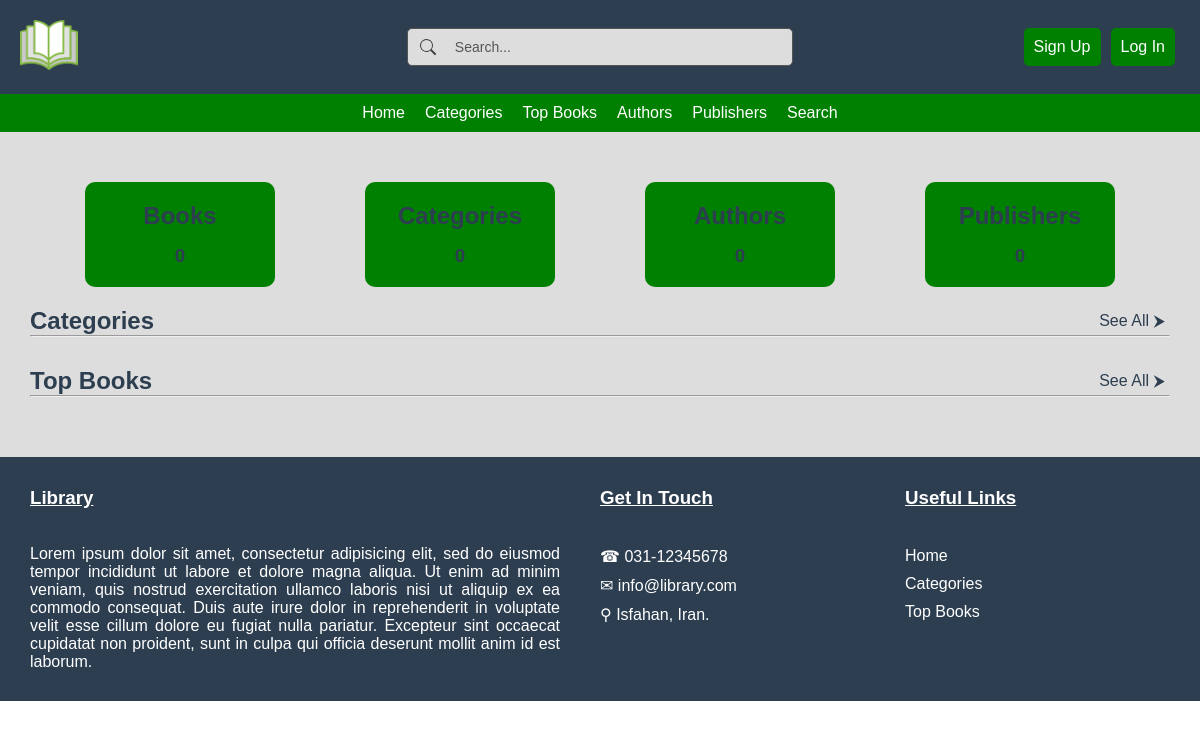
The app's page /, older data.
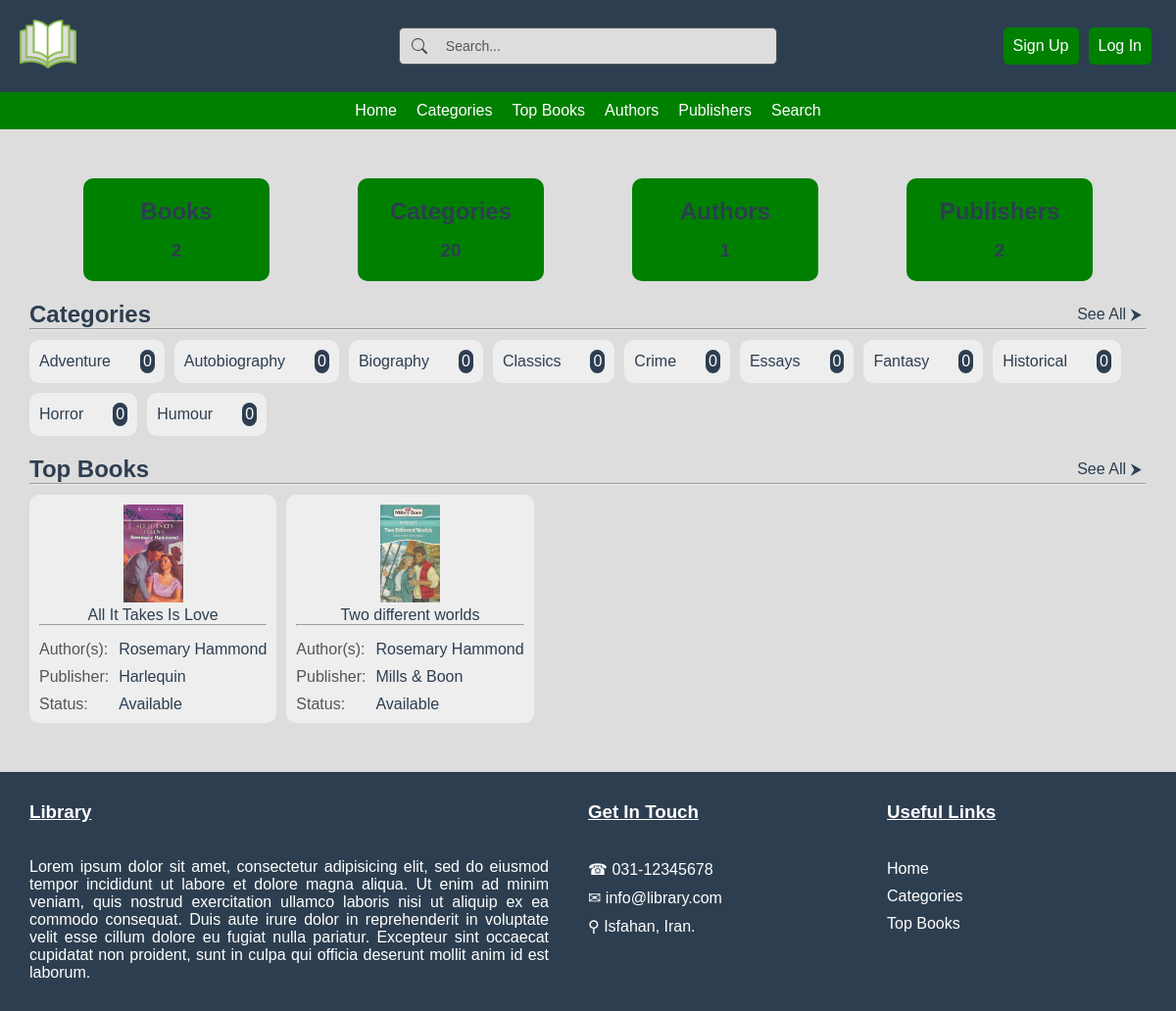
The same page, newer data.
### core/models.py (models this page shows, shortened)
class Category(models.Model):
    name = models.CharField(max_length=30, verbose_name="Name")
    description = models.TextField(
        verbose_name="Description", null=True, blank=True)
    @property
    def num_books(self):
        return self.books.count()
    class Meta:
        verbose_name_plural = "Categories"

class Book(models.Model):
    title = models.CharField(max_length=400)
    authors = models.ManyToManyField(
        Person, related_name="written_books", verbose_name="Authors")
    translators = models.ManyToManyField(
        Person, related_name="translated_books", verbose_name="Translators", blank=True)
    publisher = models.ForeignKey(
        Publisher, related_name="books", verbose_name="Publisher", on_delete=models.CASCADE)
    categories = models.ManyToManyField(
        Category, related_name="books", verbose_name="Categories")
    year = models.IntegerField(verbose_name="Year Published")
    isbn10 = models.CharField(verbose_name="ISBN10",
                              max_length=10, null=True, blank=True, unique=True)
    isbn13 = models.CharField(verbose_name="ISBN13",
                              max_length=13, null=True, blank=True, unique=True)
    num_pages = models.IntegerField(
        verbose_name="Number of Pages", null=True, blank=True)
    description = models.TextField(
        verbose_name="Description", null=True, blank=True)
    edition = models.IntegerField(
        verbose_name="Edition", null=True, blank=True)
    image = models.ImageField(
        upload_to="images/books/", null=True, blank=True)
    @property
    def authors_names(self):
        return ', '.join(a.full_name for a in self.authors.all())

class Person(models.Model):
    first_name = models.CharField(max_length=50, verbose_name="First Name")
    last_name = models.CharField(max_length=50, verbose_name="Last Name")
    description = models.TextField(
        verbose_name="Description", null=True, blank=True)
    image = models.ImageField(
        upload_to="images/people/", null=True, blank=True)
    @property
    def full_name(self):
        return f"{self.first_name} {self.last_name}"
    class Meta:
        verbose_name_plural = "People"

class Publisher(models.Model):
    name = models.CharField(max_length=50, verbose_name="Name")
    description = models.TextField(
        verbose_name="Description", null=True, blank=True)
    image = models.ImageField(
        upload_to="images/publishers/", null=True, blank=True)

### core/views.py (the view)
# urls.py: path('', views.home, name="home"),
def home(request):
    categories = Category.objects.all().order_by('name')[:10]
    books = Book.objects.all()[:10]
    num_categories = Category.objects.all().count()
    num_books = Book.objects.all().count()
    num_authors = Person.objects.all().count()
    num_publishers = Publisher.objects.all().count()
    context = {
        'stat': {
            'categories': num_categories,
            'books': num_books,
            'authors': num_authors,
            'publishers': num_publishers
        },
        'categories': categories,
        'books': books
    }
    return render(request, 'core/home.html', context)

### core/templates/core/home.html (shortened to what this page needs)
{% extends "core/base.html" %}
{% load static %}
{% block content %}
<main>
	<div class="home-stat-section">
		<div class="card">
			<h2>Books</h2>
			<h3>{{ stat.books }}</h3>
		</div>
		<div class="card">
			<h2>Categories</h2>
			<h3>{{ stat.categories }}</h3>
		</div>
		<div class="card">
			<h2>Authors</h2>
			<h3>{{ stat.authors }}</h3>
		</div>
		<div class="card">
			<h2>Publishers</h2>
			<h3>{{ stat.publishers }}</h3>
		</div>
	</div>
	<div class="home-section">
		<div class="home-section-title">
			<h2>Categories</h2>
			<a href="#">See All</a>
		</div>
		<hr>
		<div class="home-section-content">
			{% for category in categories %}
			<a href="#">
				<div class="card category">
					<p>{{ category.name }}</p>
					<p class="count">{{ category.num_books }}</p>
				</div>
			</a>
			{% endfor %}
		</div>
	</div>
	<div class="home-section">
		<div class="home-section-title">
			<h2>Top Books</h2>
			<a href="#">See All</a>
		</div>
		<hr>
		<div class="home-section-content">
			{% for book in books %}
				<div class="card book">
					<a href="{% url "book" book.id %}">
					<img src="{{ book.image.url }}" alt="Book" height="100px" width="auto">
					<p>{{ book.title }}</p>
					</a>
					<hr>
					<div class="book-detail">
						<span class="book-detail-title">Author(s):</span>
						<a href="#"><span class="book-detail-value">{{ book.authors_names }}</span></a>
						<span class="book-detail-title">Publisher:</span>
						<a href="#"><span class="book-detail-value">{{ book.publisher.name }}</span></a>
						<span class="book-detail-title">Status:</span>
						<span class="book-detail-value">Available</span>
					</div>
				</div>
			{% endfor %}
		</div>
	</div>
</main>
{% endblock content %}

### core/templates/core/base.html (shortened to what this page needs)
<!DOCTYPE html>
<html lang="en">
    {% load static %}
    <head>
        <link rel="stylesheet" href="{% static "core/css/style.css" %}">
        <link rel="stylesheet" href="{% static "core/css/book.css" %}">
    </head>
    <body>
        <header class="header">
            <div class="header-bar">
                <a href="{% url "home" %}">
                    <img src="{% static "core/img/logo.png" %}" alt="LOGO" height="50px" width="auto">
                </a>
                <form action="." method="post">
                    <button type="submit">Search</button>
                    <input type="search" name="q" placeholder="Search..." />
                </form>
                <div class="account-btn-area">
                    {% if not request.user.is_authenticated %}
                        <a href="#">Sign Up</a>
                        <a href="#">Log In</a>
                    {% else %}
                        <a href="#">Log Out</a>
                        <a href="#">Dashboard</a>
                    {% endif %}
                </div>
            </div>
            <nav class="navbar">
                <a href="/">Home</a>
                <a href="#">Categories</a>
                <a href="#">Top Books</a>
                <a href="#">Authors</a>
                <a href="#">Publishers</a>
                <a href="#">Search</a>
            </nav>
        </header>
        {% block content %}
        {% endblock content %}
        <footer class="footer">
            <div class="footer-about">
                <h3>Library</h3>
                <br />
                <br />
                <p>{% lorem 1 b %}</p>
            </div>
            <div class="footer-contact">
                <h3>Get In Touch</h3>
                <br />
                <a href="#">☎ 031-12345678</a>
                <a href="#">✉ info@library.com</a>
                <a href="#">⚲ Isfahan, Iran.</a>
            </div>
            <div class="footer-links">
                <h3>Useful Links</h3>
                <br />
                <a href="#">Home</a>
                <a href="#">Categories</a>
                <a href="#">Top Books</a>
            </div>
        </footer>
    </body>
</html>

### core/static/core/css/style.css (style rules this page uses)
* { margin: 0; padding: 0; font-family: Verdana, Geneva, Tahoma, sans-serif; }
a:where(:link, :visited) { text-decoration: none; }
.header { background-color: #2D3E50; }
.header-bar { display: grid; align-items: center; grid-template-columns: 3fr 3fr 3fr; padding: 20px; }
.header-bar form { color: #555; display: flex; padding: 2px; border: 1px solid #555; border-radius: 5px; background-color: #DDD; }
.header-bar form input[type="search"] { border: none; background: transparent; margin: 0; padding: 7px 8px; font-size: 14px; color: inherit; border: 1px solid transparent; border-radius: inherit; width: 100%; }
.header-bar form input[type="search"]::placeholder { color: #555; }
.header-bar form button[type="submit"] { text-indent: -999px; overflow: hidden; width: 40px; padding: 0; margin: 0; border: 1px solid transparent; border-radius: inherit; cursor: pointer; opacity: 0.7; }
.account-btn-area { display: flex; justify-content: flex-end; }
.account-btn-area a:where(:link, :visited) { background-color: hsl(120, 100%, 25%); padding: 10px; margin: 5px; color: #fff; text-decoration: none; border-radius: 5px; }
.navbar { display: flex; justify-content: center; align-items: stretch; list-style-type: none; background-color: hsl(120, 100%, 25%); }
.navbar a:where(:link, :visited) { color: #fff; text-decoration: none; padding: 10px; }
.footer :where(p, h3) { color: #fff; }
.footer-about { text-align: justify; }
.footer a:where(:link, :visited) { text-decoration: none; color: #fff; }
.footer-contact { display: flex; flex-direction: column; gap: 10px; }
.footer-links { display: flex; flex-direction: column; gap: 10px; }
main { background-color: #ddd; padding: 30px; }
.home-stat-section { display: flex; justify-content: space-around; flex-wrap: wrap; gap: 20px; padding: 20px; }
.home-stat-section .card { background-color: hsl(120, 100%, 25%); color: #2D3E50; padding: 10px; border-radius: 10px; text-align: center; padding: 20px; min-width: 150px; display: flex; flex-direction: column; gap: 15px; }
.home-section { margin-bottom: 20px; }
.home-section-title { display: flex; justify-content: space-between; color: #2D3E50; }
.home-section-title a:where(:link, :visited) { text-decoration: none; color: #2D3E50; padding: 5px; border-radius: 5px; }
.home-section-title a::after { content: " ⮞"; }
.home-section-content { display: flex; justify-content: flex-start; flex-wrap: wrap; gap: 10px; padding-top: 10px; }
.home-section-content a:where(:link, :visited) { text-decoration: none; }
.card { background-color: #eee; color: #2D3E50; padding: 10px; border-radius: 10px; }
.category { display: flex; justify-content: space-between; align-items: center; gap: 30px; }
p.count { background-color: #2D3E50; color: #fff; border-radius: inherit; padding: 3px; }
.book { text-align: center; color: #2D3E50; }
.book a:where(:link, :visited) { text-decoration: none; color: #2D3E50; }
.book-detail { padding-top: 15px; text-align: justify; display: grid; grid-template-columns: auto auto; gap: 10px; }
.book-detail-title { color: #555; }
.book-detail-value { color: #2D3E50; }

Row changes from the older to the newer data that the page shows:
added Category: name "Adventure", num_books "0"
added Category: name "Autobiography", num_books "0"
added Category: name "Biography", num_books "0"
added Category: name "Classics", num_books "0"
added Category: name "Crime", num_books "0"
added Category: name "Essays", num_books "0"
added Category: name "Fantasy", num_books "0"
added Category: name "Historical", num_books "0"
added Category: name "Horror", num_books "0"
added Category: name "Humour", num_books "0"
added Book: image (picture), title "All It Takes Is Love", authors_names "Rosemary Hammond", publisher.name "Harlequin"
added Book: image (picture), title "Two different worlds", authors_names "Rosemary Hammond", publisher.name "Mills & Boon"
